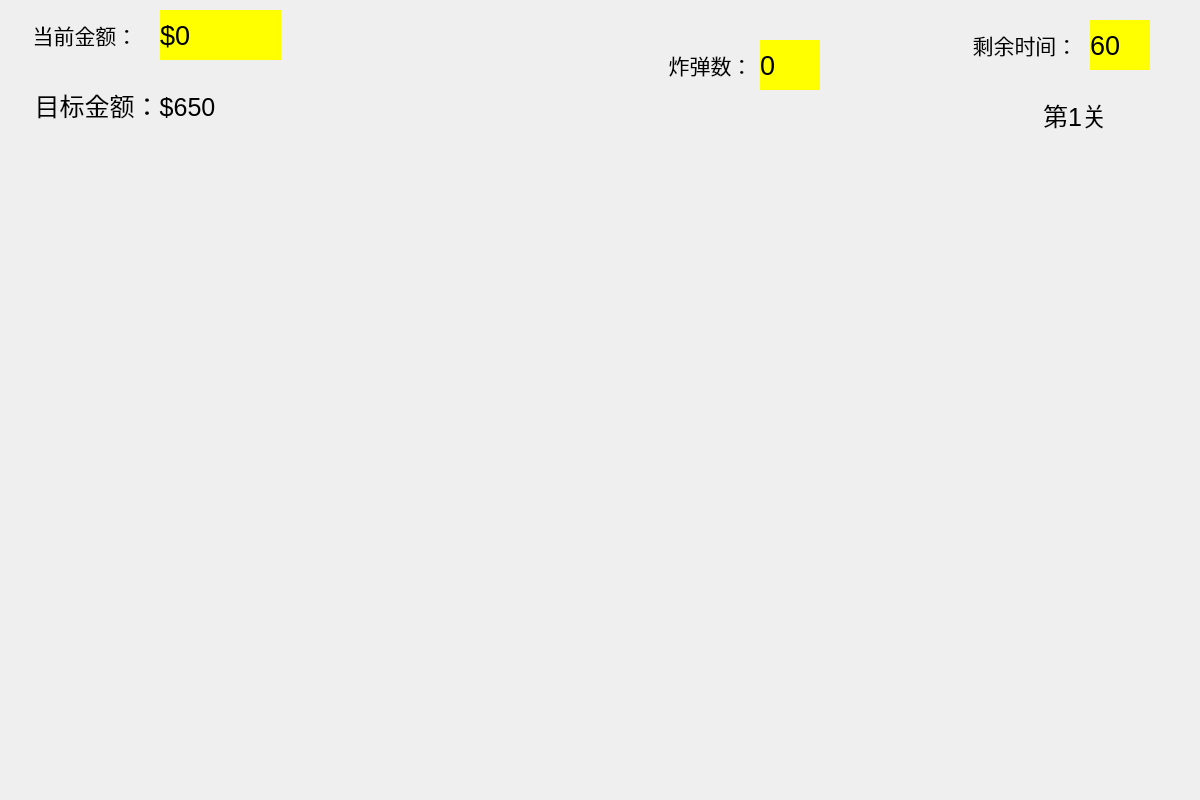
<?xml version="1.0" encoding="UTF-8"?>
<ui version="4.0">
 <class>firstLevel</class>
 <widget class="QWidget" name="firstLevel">
  <property name="geometry">
   <rect>
    <x>0</x>
    <y>0</y>
    <width>1200</width>
    <height>800</height>
   </rect>
  </property>
  <property name="windowTitle">
   <string>黄金矿工</string>
  </property>
  <widget class="QLabel" name="oldMan">
   <property name="geometry">
    <rect>
     <x>480</x>
     <y>0</y>
     <width>250</width>
     <height>150</height>
    </rect>
   </property>
   <property name="styleSheet">
    <string notr="true">border-image: url(:/oldMan/photo/oldMan.png);</string>
   </property>
   <property name="text">
    <string/>
   </property>
  </widget>
  <widget class="QLabel" name="firstMap">
   <property name="geometry">
    <rect>
     <x>0</x>
     <y>150</y>
     <width>1200</width>
     <height>650</height>
    </rect>
   </property>
   <property name="styleSheet">
    <string notr="true">border-image: url(:/new/firstLevel/photo/playingBackground.png);</string>
   </property>
   <property name="text">
    <string/>
   </property>
  </widget>
  <widget class="QLabel" name="currentMoney">
   <property name="geometry">
    <rect>
     <x>10</x>
     <y>10</y>
     <width>150</width>
     <height>50</height>
    </rect>
   </property>
   <property name="font">
    <font>
     <family>黑体</family>
     <pointsize>16</pointsize>
    </font>
   </property>
   <property name="text">
    <string>当前金额：</string>
   </property>
   <property name="alignment">
    <set>Qt::AlignCenter</set>
   </property>
  </widget>
  <widget class="QLabel" name="goalMoney">
   <property name="geometry">
    <rect>
     <x>0</x>
     <y>80</y>
     <width>250</width>
     <height>50</height>
    </rect>
   </property>
   <property name="font">
    <font>
     <pointsize>19</pointsize>
    </font>
   </property>
   <property name="text">
    <string>目标金额：$650</string>
   </property>
   <property name="alignment">
    <set>Qt::AlignCenter</set>
   </property>
  </widget>
  <widget class="QLabel" name="lastingtime">
   <property name="geometry">
    <rect>
     <x>950</x>
     <y>20</y>
     <width>150</width>
     <height>50</height>
    </rect>
   </property>
   <property name="font">
    <font>
     <family>黑体</family>
     <pointsize>16</pointsize>
    </font>
   </property>
   <property name="text">
    <string>剩余时间：</string>
   </property>
   <property name="alignment">
    <set>Qt::AlignCenter</set>
   </property>
  </widget>
  <widget class="QLabel" name="firstLevel_2">
   <property name="geometry">
    <rect>
     <x>950</x>
     <y>90</y>
     <width>250</width>
     <height>50</height>
    </rect>
   </property>
   <property name="font">
    <font>
     <pointsize>19</pointsize>
    </font>
   </property>
   <property name="text">
    <string>第1关</string>
   </property>
   <property name="alignment">
    <set>Qt::AlignCenter</set>
   </property>
  </widget>
  <widget class="drawline" name="invisibleListWidget">
   <property name="geometry">
    <rect>
     <x>0</x>
     <y>100</y>
     <width>1200</width>
     <height>700</height>
    </rect>
   </property>
   <property name="styleSheet">
    <string notr="true">background-color:transparent;</string>
   </property>
  </widget>
  <widget class="myWidget" name="youwangWidget" native="true">
   <property name="geometry">
    <rect>
     <x>507</x>
     <y>108</y>
     <width>146</width>
     <height>91</height>
    </rect>
   </property>
  </widget>
  <widget class="QLabel" name="bigGold">
   <property name="geometry">
    <rect>
     <x>210</x>
     <y>470</y>
     <width>130</width>
     <height>130</height>
    </rect>
   </property>
   <property name="styleSheet">
    <string notr="true">border-image: url(:/golds/photo/bigGold.png);</string>
   </property>
   <property name="text">
    <string/>
   </property>
  </widget>
  <widget class="QLabel" name="showCurrentMoney">
   <property name="geometry">
    <rect>
     <x>160</x>
     <y>10</y>
     <width>121</width>
     <height>50</height>
    </rect>
   </property>
   <property name="font">
    <font>
     <pointsize>20</pointsize>
    </font>
   </property>
   <property name="styleSheet">
    <string notr="true">background-color: rgb(255, 255, 0);</string>
   </property>
   <property name="text">
    <string>$0</string>
   </property>
  </widget>
  <widget class="QLabel" name="remainingTime">
   <property name="geometry">
    <rect>
     <x>1090</x>
     <y>20</y>
     <width>60</width>
     <height>50</height>
    </rect>
   </property>
   <property name="font">
    <font>
     <pointsize>20</pointsize>
    </font>
   </property>
   <property name="styleSheet">
    <string notr="true">background-color: rgb(255, 255, 0);</string>
   </property>
   <property name="text">
    <string>60</string>
   </property>
  </widget>
  <widget class="QLabel" name="addNumber">
   <property name="geometry">
    <rect>
     <x>350</x>
     <y>50</y>
     <width>161</width>
     <height>61</height>
    </rect>
   </property>
   <property name="font">
    <font>
     <pointsize>20</pointsize>
    </font>
   </property>
   <property name="styleSheet">
    <string notr="true">color: rgb(55, 158, 54);</string>
   </property>
   <property name="text">
    <string/>
   </property>
  </widget>
  <widget class="QLabel" name="fail">
   <property name="geometry">
    <rect>
     <x>360</x>
     <y>60</y>
     <width>72</width>
     <height>15</height>
    </rect>
   </property>
   <property name="text">
    <string/>
   </property>
  </widget>
  <widget class="QLabel" name="smallGold1">
   <property name="geometry">
    <rect>
     <x>490</x>
     <y>570</y>
     <width>70</width>
     <height>70</height>
    </rect>
   </property>
   <property name="styleSheet">
    <string notr="true">border-image: url(:/golds/photo/smallGold.png);</string>
   </property>
   <property name="text">
    <string/>
   </property>
  </widget>
  <widget class="QLabel" name="smallGold2">
   <property name="geometry">
    <rect>
     <x>850</x>
     <y>560</y>
     <width>70</width>
     <height>70</height>
    </rect>
   </property>
   <property name="styleSheet">
    <string notr="true">border-image: url(:/golds/photo/smallGold.png);</string>
   </property>
   <property name="text">
    <string/>
   </property>
  </widget>
  <widget class="QLabel" name="bigGold2">
   <property name="geometry">
    <rect>
     <x>990</x>
     <y>410</y>
     <width>130</width>
     <height>130</height>
    </rect>
   </property>
   <property name="styleSheet">
    <string notr="true">border-image: url(:/golds/photo/bigGold.png);</string>
   </property>
   <property name="text">
    <string/>
   </property>
  </widget>
  <widget class="QLabel" name="stone1">
   <property name="geometry">
    <rect>
     <x>950</x>
     <y>300</y>
     <width>70</width>
     <height>70</height>
    </rect>
   </property>
   <property name="styleSheet">
    <string notr="true">border-image: url(:/stone/photo/stones.png);</string>
   </property>
   <property name="text">
    <string/>
   </property>
  </widget>
  <widget class="QLabel" name="stone2">
   <property name="geometry">
    <rect>
     <x>720</x>
     <y>460</y>
     <width>70</width>
     <height>70</height>
    </rect>
   </property>
   <property name="styleSheet">
    <string notr="true">border-image: url(:/stone/photo/stones.png);</string>
   </property>
   <property name="text">
    <string/>
   </property>
  </widget>
  <widget class="QLabel" name="smallGold3">
   <property name="geometry">
    <rect>
     <x>410</x>
     <y>390</y>
     <width>70</width>
     <height>70</height>
    </rect>
   </property>
   <property name="styleSheet">
    <string notr="true">border-image: url(:/golds/photo/smallGold.png);</string>
   </property>
   <property name="text">
    <string/>
   </property>
  </widget>
  <widget class="QLabel" name="stone3">
   <property name="geometry">
    <rect>
     <x>180</x>
     <y>330</y>
     <width>70</width>
     <height>70</height>
    </rect>
   </property>
   <property name="styleSheet">
    <string notr="true">border-image: url(:/stone/photo/stones.png);</string>
   </property>
   <property name="text">
    <string/>
   </property>
  </widget>
  <widget class="QLabel" name="luckBag1">
   <property name="geometry">
    <rect>
     <x>640</x>
     <y>560</y>
     <width>70</width>
     <height>80</height>
    </rect>
   </property>
   <property name="styleSheet">
    <string notr="true">border-image: url(:/luckyBag/photo/luckyBag.png);</string>
   </property>
   <property name="text">
    <string/>
   </property>
  </widget>
  <widget class="QLabel" name="currentBomb">
   <property name="geometry">
    <rect>
     <x>650</x>
     <y>40</y>
     <width>121</width>
     <height>50</height>
    </rect>
   </property>
   <property name="font">
    <font>
     <family>黑体</family>
     <pointsize>16</pointsize>
    </font>
   </property>
   <property name="text">
    <string>炸弹数：</string>
   </property>
   <property name="alignment">
    <set>Qt::AlignCenter</set>
   </property>
  </widget>
  <widget class="QLabel" name="bomb">
   <property name="geometry">
    <rect>
     <x>760</x>
     <y>40</y>
     <width>60</width>
     <height>50</height>
    </rect>
   </property>
   <property name="font">
    <font>
     <pointsize>20</pointsize>
    </font>
   </property>
   <property name="styleSheet">
    <string notr="true">background-color: rgb(255, 255, 0);</string>
   </property>
   <property name="text">
    <string>0</string>
   </property>
  </widget>
  <zorder>oldMan</zorder>
  <zorder>firstMap</zorder>
  <zorder>currentMoney</zorder>
  <zorder>goalMoney</zorder>
  <zorder>lastingtime</zorder>
  <zorder>firstLevel_2</zorder>
  <zorder>bigGold</zorder>
  <zorder>showCurrentMoney</zorder>
  <zorder>remainingTime</zorder>
  <zorder>addNumber</zorder>
  <zorder>smallGold1</zorder>
  <zorder>smallGold2</zorder>
  <zorder>bigGold2</zorder>
  <zorder>stone1</zorder>
  <zorder>stone2</zorder>
  <zorder>smallGold3</zorder>
  <zorder>stone3</zorder>
  <zorder>invisibleListWidget</zorder>
  <zorder>luckBag1</zorder>
  <zorder>youwangWidget</zorder>
  <zorder>currentBomb</zorder>
  <zorder>bomb</zorder>
  <zorder>fail</zorder>
 </widget>
 <customwidgets>
  <customwidget>
   <class>drawline</class>
   <extends>QListWidget</extends>
   <header>drawline.h</header>
  </customwidget>
  <customwidget>
   <class>myWidget</class>
   <extends>QWidget</extends>
   <header location="global">mywidget.h</header>
   <container>1</container>
  </customwidget>
 </customwidgets>
 <resources/>
 <connections/>
</ui>
